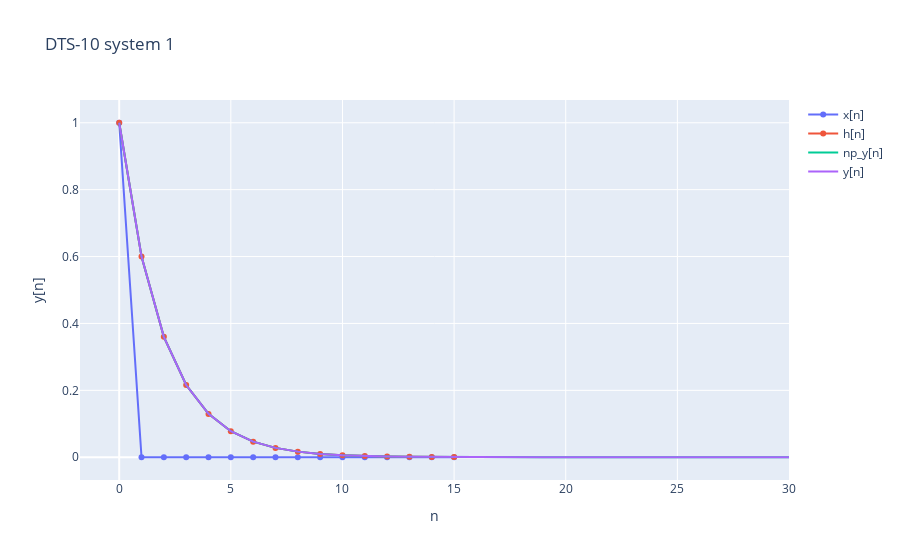

Notebook code for this chart:
### Markdown cell above
### DTS-10_1

### Code cell
x = [(1 if i ==0 else 0) for i in range(16)]
h = DTS_10_1(x)
# My convolution function
y = convolution(x,h)
# Numpy convolution function
np_y = np.convolve(x,h)
fig = go.Figure()
fig.add_trace(go.Scatter(x=np.arange(len(x)), y=x, name='x[n]'))
fig.add_trace(go.Scatter(x=np.arange(len(h)), y=h, name='h[n]'))
fig.add_trace(go.Scatter(x=np.arange(len(y)), y=np_y, name='np_y[n]'))
fig.add_trace(go.Scatter(x=np.arange(len(y)), y=y, name='y[n]'))
fig.update_layout(title='DTS-10 system 1', xaxis_title='n', yaxis_title='y[n]')
fig.show()
y = np.array(y)
print('DTS-10 system 1 : ', y.round(5))
print('sum y = ',sum(y))

### Figure 1 — Plotly figure (JSON) as saved in the notebook; plotly's stock layout.template omitted (floating-point values rounded to 4 significant figures)
{"data": [{"name": "x[n]", "type": "scatter", "x": [0, 1, 2, 3, 4, 5, 6, 7, 8, 9, 10, 11, 12, 13, 14, 15], "y": [1, 0, 0, 0, 0, 0, 0, 0, 0, 0, 0, 0, 0, 0, 0, 0]}, {"name": "h[n]", "type": "scatter", "x": [0, 1, 2, 3, 4, 5, 6, 7, 8, 9, 10, 11, 12, 13, 14, 15], "y": [1, 0.6, 0.36, 0.216, 0.1296, 0.07776, 0.04666, 0.02799, 0.0168, 0.01008, 0.006047, 0.003628, 0.002177, 0.001306, 0.0007836, 0.0004702]}, {"name": "np_y[n]", "type": "scatter", "x": [0, 1, 2, 3, 4, 5, 6, 7, 8, 9, 10, 11, 12, 13, 14, 15, 16, 17, 18, 19, 20, 21, 22, 23, 24, 25, 26, 27, 28, 29, 30], "y": [1, 0.6, 0.36, 0.216, 0.1296, 0.07776, 0.04666, 0.02799, 0.0168, 0.01008, 0.006047, 0.003628, 0.002177, 0.001306, 0.0007836, 0.0004702, 0, 0, 0, 0, 0, 0, 0, 0, 0, 0, 0, 0, 0, 0, 0]}, {"name": "y[n]", "type": "scatter", "x": [0, 1, 2, 3, 4, 5, 6, 7, 8, 9, 10, 11, 12, 13, 14, 15, 16, 17, 18, 19, 20, 21, 22, 23, 24, 25, 26, 27, 28, 29, 30], "y": [1, 0.6, 0.36, 0.216, 0.1296, 0.07776, 0.04666, 0.02799, 0.0168, 0.01008, 0.006047, 0.003628, 0.002177, 0.001306, 0.0007836, 0.0004702, 0, 0, 0, 0, 0, 0, 0, 0, 0, 0, 0, 0, 0, 0, 0]}], "layout": {"title": {"text": "DTS-10 system 1"}, "xaxis": {"title": {"text": "n"}}, "yaxis": {"title": {"text": "y[n]"}}}}
